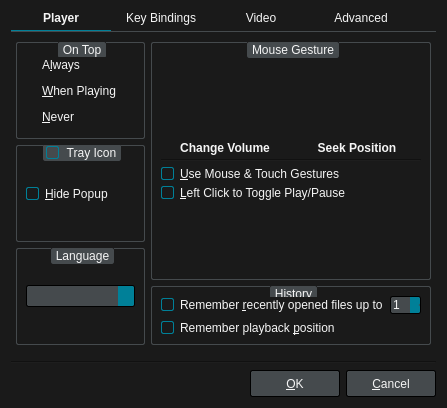
<?xml version="1.0" encoding="UTF-8"?>
<ui version="4.0">
 <class>PreferencesDialog</class>
 <widget class="QDialog" name="PreferencesDialog">
  <property name="geometry">
   <rect>
    <x>0</x>
    <y>0</y>
    <width>447</width>
    <height>408</height>
   </rect>
  </property>
  <property name="windowTitle">
   <string>Preferences</string>
  </property>
  <property name="styleSheet">
   <string notr="true">QWidget {
	font: 12px &quot;Noto Sans&quot;, &quot;FreeSans&quot;;
	background: #1A1A1A;
	color: whitesmoke;
}

/* QHeaderView for QTableWidget has to be set here */

QTableWidget QHeaderView::section {
	padding: 4px 2px;
	background: #454A4D;
	border: 1px solid #212121;
}

/* QRadioButton */

QRadioButton::indicator {
	width: 6px;
	height: 6px;
	border-radius: 5px;
	padding: 2px;
}
QRadioButton::indicator:unchecked {
	border: 1px solid whitesmoke;
	image: none;
}
QRadioButton::indicator:checked {
	border: 1px solid #008098;
	image: url(:/img/selected.svg);
}

/* QCheckBox */

QCheckBox::indicator,
QGroupBox::indicator{
	width: 11px;
	height: 11px;
	border: 1px solid #008098;
	border-radius: 2px;
}
QCheckBox::indicator:unchecked,
QGroupBox::indicator:unchecked {
	border: 1px solid whitesmoke;
	background: #1A1A1A;
	image: none;
}
QCheckBox::indicator:checked,
QGroupBox::indicator:checked {
	border: 1px solid #008098;
	background: #008098;
	image: url(:/img/checked.svg);
}

/* QComboBox */

QComboBox {
	background: #454A4D;
	border: 1px solid #000;
	border-radius: 2px;
	padding: 2px;
}
QComboBox:focus {
	border: 1px solid #008098;
}
QComboBox::drop-down {
	background: #008098;
	border-top-right-radius: 2px;
	border-bottom-right-radius: 2px;
}
QComboBox::down-arrow {
	image: url(:/img/down-arrow.svg);
}

/* QLineEdit */

QLineEdit {
	background: #000;
	border: 1px solid #454A4D;
	padding: 2px;
}
QLineEdit:focus {
	border: 1px solid #008098;
}

/* QPushButton */

QPushButton {
	background: #454A4D;
	border: 1px solid #000;
	border-radius: 2px;
	color: whitesmoke;
	min-width: 76px;
	min-height: 17px;
	padding: 4px 6px;
}
QPushButton:focus {
	border: 1px solid #008098;
	outline: none;
}
QPushButton:pressed {
	background: #2E3133;
}
QPushButton:disabled {
	background: transparent;
	border: 1px solid #454A4D;
	color: #6F6F6F;
}

/* QSpinBox */

QSpinBox {
	background: #454A4D;
	border: 1px solid #000;
	border-radius: 2px;
}
QSpinBox:focus {
	border: 1px solid #008098;
}
QSpinBox::disabled {
	color: #6F6F6F;
}
QSpinBox::up-button,
QSpinBox::down-button {
	background: #008098;
	border: none;
	border-top-right-radius: 2px;
	border-bottom-right-radius: 2px;
	width: 10px;
}
QSpinBox::up-arrow {
	background: url(:/img/up-arrow.svg);
}
QSpinBox::down-arrow {
	background: url(:/img/down-arrow.svg);
}

/* QGroupBox */

QGroupBox {
	border: 1px solid #454A4D;
	border-radius: 2px;
	margin-top: 0.5em;
}
QGroupBox::title {
	subcontrol-origin: margin;
	subcontrol-position: top center;
	background: #454A4D;
	border: 1px solid #454A4D;
	border-radius: 2px;
	padding: 0 2px;
}

/* QScrollBar */

QScrollBar:vertical {
	padding-left: 1px;
	width: 6px;
}
QScrollBar::handle:vertical {
	background: #008098;
	border-radius: 2px;
	min-height: 10px;
}
QScrollBar::add-line:vertical,
QScrollBar::sub-line:vertical {
	border: none;
}
QScrollBar::add-page:vertical,
QScrollBar::sub-page:vertical  {
	background: #383838;
	margin: 0 2px;
}
QScrollBar::up-arrow:vertical,
QScrollBar::down-arrow:vertical {
	background: transparent;
}

QScrollBar:horizontal {
	height: 6px;
	padding-top: 1px;
}
QScrollBar::handle:horizontal {
	background: #008098;
	border-radius: 2px;
	min-width: 10px;
}
QScrollBar::add-line:horizontal,
QScrollBar::sub-line:horizontal {
	border: none;
}
QScrollBar::add-page:horizontal,
QScrollBar::sub-page:horizontal {
	background: #383838;
	margin: 2px 0;
}
QScrollBar::left-arrow:horizontal,
QScrollBar::right-arrow:horizontal {
	background: transparent;
}</string>
  </property>
  <layout class="QVBoxLayout" name="verticalLayout_12">
   <item>
    <widget class="QTabWidget" name="tabWidget">
     <property name="styleSheet">
      <string notr="true">QTabWidget::pane { /* The tab widget frame */
	border-top: 1px solid #454A4D;
	padding: 5px 0px;
}

QTabWidget::tab-bar { alignment: center; }

/* Style the tab using the tab sub-control. Note that
    it reads QTabBar _not_ QTabWidget */
QTabBar::tab {
	border-style: none;
	padding-bottom: 5px;
	min-width: 100px;
}
QTabBar::tab:selected {
	border-bottom: 1px solid #008098;
	font-weight: bold;
}
QTabBar::tab:!selected {
	font-weight: normal;
	margin-bottom: 1px;
}</string>
     </property>
     <property name="currentIndex">
      <number>0</number>
     </property>
     <widget class="QWidget" name="tab">
      <attribute name="title">
       <string>Player</string>
      </attribute>
      <layout class="QHBoxLayout" name="horizontalLayout_5">
       <property name="leftMargin">
        <number>5</number>
       </property>
       <property name="topMargin">
        <number>5</number>
       </property>
       <property name="rightMargin">
        <number>5</number>
       </property>
       <property name="bottomMargin">
        <number>5</number>
       </property>
       <item>
        <layout class="QVBoxLayout" name="verticalLayout">
         <item>
          <widget class="QGroupBox" name="groupBox">
           <property name="title">
            <string>On Top</string>
           </property>
           <layout class="QVBoxLayout" name="verticalLayout_2">
            <item>
             <widget class="QRadioButton" name="alwaysRadioButton">
              <property name="text">
               <string>A&amp;lways</string>
              </property>
             </widget>
            </item>
            <item>
             <widget class="QRadioButton" name="playingRadioButton">
              <property name="text">
               <string>&amp;When Playing</string>
              </property>
             </widget>
            </item>
            <item>
             <widget class="QRadioButton" name="neverRadioButton">
              <property name="text">
               <string>&amp;Never</string>
              </property>
             </widget>
            </item>
           </layout>
          </widget>
         </item>
         <item>
          <widget class="QGroupBox" name="groupBox_2">
           <property name="title">
            <string>Tray Icon</string>
           </property>
           <property name="checkable">
            <bool>true</bool>
           </property>
           <layout class="QVBoxLayout" name="verticalLayout_3">
            <item>
             <widget class="QCheckBox" name="hidePopupCheckBox">
              <property name="text">
               <string>&amp;Hide Popup</string>
              </property>
             </widget>
            </item>
           </layout>
          </widget>
         </item>
         <item>
          <widget class="QGroupBox" name="groupBox_6">
           <property name="title">
            <string>Language</string>
           </property>
           <layout class="QHBoxLayout" name="horizontalLayout_3">
            <item>
             <widget class="QComboBox" name="langComboBox">
              <property name="sizePolicy">
               <sizepolicy hsizetype="Expanding" vsizetype="Fixed">
                <horstretch>0</horstretch>
                <verstretch>0</verstretch>
               </sizepolicy>
              </property>
             </widget>
            </item>
           </layout>
          </widget>
         </item>
        </layout>
       </item>
       <item>
        <layout class="QVBoxLayout" name="verticalLayout_9">
         <item>
          <widget class="QGroupBox" name="groupBox_4">
           <property name="title">
            <string>Mouse Gesture</string>
           </property>
           <layout class="QVBoxLayout" name="verticalLayout_7">
            <property name="spacing">
             <number>4</number>
            </property>
            <item>
             <spacer name="verticalSpacer_2">
              <property name="orientation">
               <enum>Qt::Vertical</enum>
              </property>
              <property name="sizeHint" stdset="0">
               <size>
                <width>20</width>
                <height>40</height>
               </size>
              </property>
             </spacer>
            </item>
            <item>
             <layout class="QHBoxLayout" name="horizontalLayout_7">
              <item>
               <layout class="QVBoxLayout" name="verticalLayout_10">
                <item>
                 <widget class="QLabel" name="label_7">
                  <property name="pixmap">
                   <pixmap resource="../rsclist.qrc">:/img/gesture_volume.svg</pixmap>
                  </property>
                 </widget>
                </item>
                <item>
                 <widget class="QLabel" name="label_8">
                  <property name="styleSheet">
                   <string notr="true">QLabel {
	font-weight: bold;
}</string>
                  </property>
                  <property name="text">
                   <string>Change Volume</string>
                  </property>
                  <property name="alignment">
                   <set>Qt::AlignCenter</set>
                  </property>
                 </widget>
                </item>
               </layout>
              </item>
              <item>
               <layout class="QVBoxLayout" name="verticalLayout_11">
                <item>
                 <widget class="QLabel" name="label_4">
                  <property name="pixmap">
                   <pixmap resource="../rsclist.qrc">:/img/gesture_seek.svg</pixmap>
                  </property>
                 </widget>
                </item>
                <item>
                 <widget class="QLabel" name="label_9">
                  <property name="styleSheet">
                   <string notr="true">QLabel {
	font-weight: bold;
}</string>
                  </property>
                  <property name="text">
                   <string>Seek Position</string>
                  </property>
                  <property name="alignment">
                   <set>Qt::AlignCenter</set>
                  </property>
                 </widget>
                </item>
               </layout>
              </item>
             </layout>
            </item>
            <item>
             <widget class="Line" name="line_2">
              <property name="orientation">
               <enum>Qt::Horizontal</enum>
              </property>
             </widget>
            </item>
            <item>
             <widget class="QCheckBox" name="gestureCheckBox">
              <property name="text">
               <string>&amp;Use Mouse &amp;&amp; Touch Gestures</string>
              </property>
             </widget>
            </item>
            <item>
             <widget class="QCheckBox" name="leftClickPlayPauseCheckBox">
              <property name="text">
               <string>&amp;Left Click to Toggle Play/Pause</string>
              </property>
             </widget>
            </item>
            <item>
             <spacer name="verticalSpacer_3">
              <property name="orientation">
               <enum>Qt::Vertical</enum>
              </property>
              <property name="sizeHint" stdset="0">
               <size>
                <width>20</width>
                <height>40</height>
               </size>
              </property>
             </spacer>
            </item>
           </layout>
          </widget>
         </item>
         <item>
          <widget class="QGroupBox" name="groupBox_5">
           <property name="title">
            <string>History</string>
           </property>
           <layout class="QVBoxLayout" name="verticalLayout_6">
            <item>
             <layout class="QHBoxLayout" name="horizontalLayout_6">
              <item>
               <widget class="QCheckBox" name="recentCheckBox">
                <property name="text">
                 <string>Remember &amp;recently opened files up to</string>
                </property>
               </widget>
              </item>
              <item>
               <widget class="QSpinBox" name="recentSpinBox">
                <property name="minimum">
                 <number>1</number>
                </property>
                <property name="maximum">
                 <number>20</number>
                </property>
               </widget>
              </item>
             </layout>
            </item>
            <item>
             <widget class="QCheckBox" name="resumeCheckBox">
              <property name="text">
               <string>Remember playback &amp;position</string>
              </property>
             </widget>
            </item>
           </layout>
          </widget>
         </item>
        </layout>
       </item>
      </layout>
     </widget>
     <widget class="QWidget" name="tab_3">
      <attribute name="title">
       <string>Key Bindings</string>
      </attribute>
      <layout class="QVBoxLayout" name="verticalLayout_5">
       <property name="leftMargin">
        <number>0</number>
       </property>
       <property name="topMargin">
        <number>0</number>
       </property>
       <property name="rightMargin">
        <number>0</number>
       </property>
       <property name="bottomMargin">
        <number>0</number>
       </property>
       <item>
        <widget class="QLabel" name="label_6">
         <property name="styleSheet">
          <string notr="true">QLabel {
	color: #6F6F6F;
}</string>
         </property>
         <property name="text">
          <string>Prefix a command with 'mpv' to make it run as an input command.</string>
         </property>
         <property name="wordWrap">
          <bool>true</bool>
         </property>
        </widget>
       </item>
       <item>
        <widget class="QTableWidget" name="infoWidget">
         <property name="styleSheet">
          <string notr="true">/* QHeaderView set under main stylesheet (QDialog) */

QTableWidget {
	border: 1px solid #212121;
	background: black;
}

QTableWidget::item {
	alternate-background-color: #141414;
}
QTableWidget::item:alternate {
    background: #141414;
}
QTableWidget::item:selected {
	background: #008098;
}</string>
         </property>
         <property name="editTriggers">
          <set>QAbstractItemView::NoEditTriggers</set>
         </property>
         <property name="tabKeyNavigation">
          <bool>false</bool>
         </property>
         <property name="showDropIndicator" stdset="0">
          <bool>false</bool>
         </property>
         <property name="alternatingRowColors">
          <bool>true</bool>
         </property>
         <property name="selectionMode">
          <enum>QAbstractItemView::SingleSelection</enum>
         </property>
         <property name="selectionBehavior">
          <enum>QAbstractItemView::SelectRows</enum>
         </property>
         <property name="sortingEnabled">
          <bool>true</bool>
         </property>
         <property name="cornerButtonEnabled">
          <bool>false</bool>
         </property>
         <attribute name="horizontalHeaderCascadingSectionResizes">
          <bool>false</bool>
         </attribute>
         <attribute name="horizontalHeaderHighlightSections">
          <bool>false</bool>
         </attribute>
         <attribute name="horizontalHeaderStretchLastSection">
          <bool>true</bool>
         </attribute>
         <attribute name="verticalHeaderVisible">
          <bool>false</bool>
         </attribute>
         <attribute name="verticalHeaderHighlightSections">
          <bool>false</bool>
         </attribute>
         <column>
          <property name="text">
           <string>Key</string>
          </property>
         </column>
         <column>
          <property name="text">
           <string>Command</string>
          </property>
         </column>
         <column>
          <property name="text">
           <string>Label</string>
          </property>
         </column>
        </widget>
       </item>
       <item>
        <layout class="QHBoxLayout" name="horizontalLayout_4">
         <item>
          <widget class="QPushButton" name="addKeyButton">
           <property name="styleSheet">
            <string notr="true">QPushButton {
    min-width: 40px;
}</string>
           </property>
           <property name="icon">
            <iconset resource="../rsclist.qrc">
             <normaloff>:/img/add.svg</normaloff>:/img/add.svg</iconset>
           </property>
          </widget>
         </item>
         <item>
          <widget class="QPushButton" name="removeKeyButton">
           <property name="enabled">
            <bool>false</bool>
           </property>
           <property name="styleSheet">
            <string notr="true">QPushButton {
    min-width: 40px;
}</string>
           </property>
           <property name="icon">
            <iconset resource="../rsclist.qrc">
             <normaloff>:/img/remove.svg</normaloff>:/img/remove.svg</iconset>
           </property>
          </widget>
         </item>
         <item>
          <widget class="QPushButton" name="editKeyButton">
           <property name="enabled">
            <bool>false</bool>
           </property>
           <property name="styleSheet">
            <string notr="true">QPushButton {
    min-width: 40px;
}</string>
           </property>
           <property name="icon">
            <iconset resource="../rsclist.qrc">
             <normaloff>:/img/edit.svg</normaloff>:/img/edit.svg</iconset>
           </property>
          </widget>
         </item>
         <item>
          <spacer name="horizontalSpacer_5">
           <property name="orientation">
            <enum>Qt::Horizontal</enum>
           </property>
           <property name="sizeHint" stdset="0">
            <size>
             <width>40</width>
             <height>20</height>
            </size>
           </property>
          </spacer>
         </item>
         <item>
          <widget class="QPushButton" name="resetKeyButton">
           <property name="styleSheet">
            <string notr="true">/* resetKeyButton */

QPushButton {
	background: #A51051;
	border: 1px solid #A51051;
}
QPushButton:focus {
	border: 1px solid #008098;
}
QPushButton:pressed {
	background: #650A32;
}</string>
           </property>
           <property name="text">
            <string>Rese&amp;t All</string>
           </property>
          </widget>
         </item>
        </layout>
       </item>
      </layout>
     </widget>
     <widget class="QWidget" name="tab_2">
      <attribute name="title">
       <string>Video</string>
      </attribute>
      <layout class="QVBoxLayout" name="verticalLayout_4">
       <property name="leftMargin">
        <number>5</number>
       </property>
       <property name="topMargin">
        <number>5</number>
       </property>
       <property name="rightMargin">
        <number>5</number>
       </property>
       <property name="bottomMargin">
        <number>5</number>
       </property>
       <item>
        <layout class="QHBoxLayout" name="horizontalLayout">
         <item>
          <widget class="QCheckBox" name="autoFitCheckBox">
           <property name="text">
            <string>&amp;Auto-Fit Window:</string>
           </property>
          </widget>
         </item>
         <item>
          <widget class="QComboBox" name="comboBox">
           <property name="currentIndex">
            <number>2</number>
           </property>
           <item>
            <property name="text">
             <string>50%</string>
            </property>
           </item>
           <item>
            <property name="text">
             <string>75%</string>
            </property>
           </item>
           <item>
            <property name="text">
             <string>100%</string>
            </property>
           </item>
           <item>
            <property name="text">
             <string>200%</string>
            </property>
           </item>
          </widget>
         </item>
         <item>
          <spacer name="spacer">
           <property name="orientation">
            <enum>Qt::Horizontal</enum>
           </property>
           <property name="sizeHint" stdset="0">
            <size>
             <width>40</width>
             <height>20</height>
            </size>
           </property>
          </spacer>
         </item>
        </layout>
       </item>
       <item>
        <widget class="QGroupBox" name="groupBox_vo">
         <property name="title">
          <string>Video Output</string>
         </property>
         <layout class="QHBoxLayout" name="horizontalLayout_vo">
          <item>
           <widget class="QLabel" name="label_vo">
            <property name="text">
             <string>Video output driver (vo):</string>
            </property>
           </widget>
          </item>
          <item>
           <widget class="QComboBox" name="voComboBox">
            <item>
             <property name="text">
              <string>gpu-next</string>
             </property>
            </item>
            <item>
             <property name="text">
              <string>gpu</string>
             </property>
            </item>
            <item>
             <property name="text">
              <string>x11</string>
             </property>
            </item>
            <item>
             <property name="text">
              <string>vdpau</string>
             </property>
            </item>
            <item>
             <property name="text">
              <string>vaapi</string>
             </property>
            </item>
           </widget>
          </item>
          <item>
           <spacer name="horizontalSpacer_vo">
            <property name="orientation">
             <enum>Qt::Horizontal</enum>
            </property>
            <property name="sizeHint" stdset="0">
             <size>
              <width>40</width>
              <height>20</height>
             </size>
            </property>
           </spacer>
          </item>
         </layout>
        </widget>
       </item>
       <item>
        <widget class="QGroupBox" name="groupBox_3">
         <property name="title">
          <string>Screenshot</string>
         </property>
         <layout class="QGridLayout" name="gridLayout">
          <item row="3" column="0">
           <widget class="QLabel" name="label_2">
            <property name="text">
             <string>File Name Template:</string>
            </property>
            <property name="alignment">
             <set>Qt::AlignRight|Qt::AlignTrailing|Qt::AlignVCenter</set>
            </property>
           </widget>
          </item>
          <item row="2" column="1">
           <widget class="QComboBox" name="formatComboBox">
            <item>
             <property name="text">
              <string>jpg</string>
             </property>
            </item>
            <item>
             <property name="text">
              <string>png</string>
             </property>
            </item>
            <item>
             <property name="text">
              <string>tga</string>
             </property>
            </item>
           </widget>
          </item>
          <item row="4" column="1">
           <widget class="QPushButton" name="changeButton">
            <property name="text">
             <string>Chang&amp;e...</string>
            </property>
           </widget>
          </item>
          <item row="2" column="0">
           <widget class="QLabel" name="label">
            <property name="text">
             <string>File Format:</string>
            </property>
            <property name="alignment">
             <set>Qt::AlignRight|Qt::AlignTrailing|Qt::AlignVCenter</set>
            </property>
           </widget>
          </item>
          <item row="3" column="1">
           <widget class="QLineEdit" name="templateLineEdit">
            <property name="text">
             <string>screenshot%#04n</string>
            </property>
           </widget>
          </item>
          <item row="4" column="0">
           <widget class="QLabel" name="label_3">
            <property name="text">
             <string>Default Save Location:</string>
            </property>
            <property name="alignment">
             <set>Qt::AlignRight|Qt::AlignTrailing|Qt::AlignVCenter</set>
            </property>
           </widget>
          </item>
          <item row="2" column="2">
           <spacer name="horizontalSpacer">
            <property name="orientation">
             <enum>Qt::Horizontal</enum>
            </property>
            <property name="sizeHint" stdset="0">
             <size>
              <width>40</width>
              <height>20</height>
             </size>
            </property>
           </spacer>
          </item>
          <item row="3" column="2">
           <spacer name="horizontalSpacer_2">
            <property name="orientation">
             <enum>Qt::Horizontal</enum>
            </property>
            <property name="sizeHint" stdset="0">
             <size>
              <width>40</width>
              <height>20</height>
             </size>
            </property>
           </spacer>
          </item>
          <item row="4" column="2">
           <spacer name="horizontalSpacer_3">
            <property name="orientation">
             <enum>Qt::Horizontal</enum>
            </property>
            <property name="sizeHint" stdset="0">
             <size>
              <width>40</width>
              <height>20</height>
             </size>
            </property>
           </spacer>
          </item>
          <item row="0" column="0">
           <widget class="QCheckBox" name="checkBox">
            <property name="text">
             <string>Always show the &amp;save window</string>
            </property>
           </widget>
          </item>
         </layout>
        </widget>
       </item>
       <item>
        <spacer name="verticalSpacer">
         <property name="orientation">
          <enum>Qt::Vertical</enum>
         </property>
         <property name="sizeHint" stdset="0">
          <size>
           <width>20</width>
           <height>40</height>
          </size>
         </property>
        </spacer>
       </item>
      </layout>
     </widget>
     <widget class="QWidget" name="tab_4">
      <attribute name="title">
       <string>Advanced</string>
      </attribute>
      <layout class="QVBoxLayout" name="verticalLayout_8">
       <item>
        <widget class="QGroupBox" name="groupBox_7">
         <property name="title">
          <string>Command Line</string>
         </property>
         <layout class="QGridLayout" name="gridLayout_2">
          <item row="0" column="0">
           <widget class="QLabel" name="label_5">
            <property name="text">
             <string>mpv msg-level:</string>
            </property>
           </widget>
          </item>
          <item row="0" column="1">
           <widget class="QComboBox" name="msgLvlComboBox">
            <property name="currentIndex">
             <number>5</number>
            </property>
            <item>
             <property name="text">
              <string>no</string>
             </property>
            </item>
            <item>
             <property name="text">
              <string>fatal</string>
             </property>
            </item>
            <item>
             <property name="text">
              <string>error</string>
             </property>
            </item>
            <item>
             <property name="text">
              <string>warn</string>
             </property>
            </item>
            <item>
             <property name="text">
              <string>info</string>
             </property>
            </item>
            <item>
             <property name="text">
              <string>status</string>
             </property>
            </item>
            <item>
             <property name="text">
              <string>v</string>
             </property>
            </item>
            <item>
             <property name="text">
              <string>debug</string>
             </property>
            </item>
            <item>
             <property name="text">
              <string>trace</string>
             </property>
            </item>
           </widget>
          </item>
          <item row="0" column="2">
           <spacer name="horizontalSpacer_4">
            <property name="orientation">
             <enum>Qt::Horizontal</enum>
            </property>
            <property name="sizeHint" stdset="0">
             <size>
              <width>40</width>
              <height>20</height>
             </size>
            </property>
           </spacer>
          </item>
         </layout>
        </widget>
       </item>
       <item>
        <spacer name="verticalSpacer_4">
         <property name="orientation">
          <enum>Qt::Vertical</enum>
         </property>
         <property name="sizeHint" stdset="0">
          <size>
           <width>20</width>
           <height>40</height>
          </size>
         </property>
        </spacer>
       </item>
      </layout>
     </widget>
    </widget>
   </item>
   <item>
    <widget class="Line" name="line">
     <property name="orientation">
      <enum>Qt::Horizontal</enum>
     </property>
    </widget>
   </item>
   <item>
    <layout class="QHBoxLayout" name="horizontalLayout_2">
     <item>
      <spacer name="spacer_3">
       <property name="orientation">
        <enum>Qt::Horizontal</enum>
       </property>
       <property name="sizeHint" stdset="0">
        <size>
         <width>40</width>
         <height>20</height>
        </size>
       </property>
      </spacer>
     </item>
     <item>
      <widget class="QPushButton" name="okButton">
       <property name="text">
        <string>&amp;OK</string>
       </property>
      </widget>
     </item>
     <item>
      <widget class="QPushButton" name="cancelButton">
       <property name="text">
        <string>&amp;Cancel</string>
       </property>
       <property name="default">
        <bool>true</bool>
       </property>
      </widget>
     </item>
    </layout>
   </item>
  </layout>
 </widget>
 <tabstops>
  <tabstop>tabWidget</tabstop>
  <tabstop>alwaysRadioButton</tabstop>
  <tabstop>playingRadioButton</tabstop>
  <tabstop>neverRadioButton</tabstop>
  <tabstop>groupBox_2</tabstop>
  <tabstop>hidePopupCheckBox</tabstop>
  <tabstop>langComboBox</tabstop>
  <tabstop>gestureCheckBox</tabstop>
  <tabstop>recentCheckBox</tabstop>
  <tabstop>recentSpinBox</tabstop>
  <tabstop>resumeCheckBox</tabstop>
  <tabstop>infoWidget</tabstop>
  <tabstop>addKeyButton</tabstop>
  <tabstop>removeKeyButton</tabstop>
  <tabstop>editKeyButton</tabstop>
  <tabstop>resetKeyButton</tabstop>
  <tabstop>autoFitCheckBox</tabstop>
  <tabstop>comboBox</tabstop>
  <tabstop>checkBox</tabstop>
  <tabstop>formatComboBox</tabstop>
  <tabstop>templateLineEdit</tabstop>
  <tabstop>changeButton</tabstop>
  <tabstop>msgLvlComboBox</tabstop>
  <tabstop>okButton</tabstop>
  <tabstop>cancelButton</tabstop>
 </tabstops>
 <resources>
  <include location="../rsclist.qrc"/>
 </resources>
 <connections/>
</ui>
